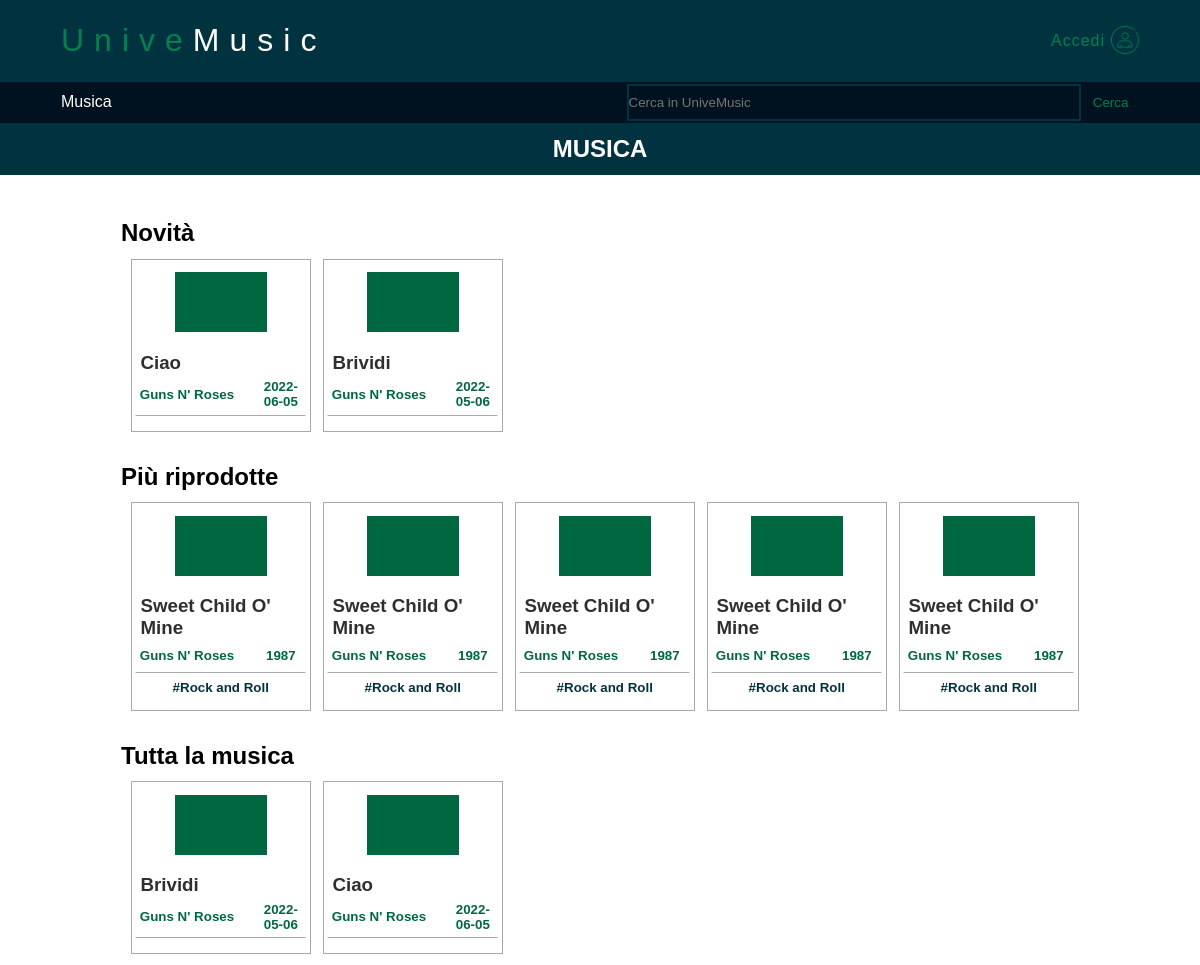
The page / on the database its author committed.
### tables this page shows
CREATE TABLE "Canzoni" (
	"IdCanzone" INTEGER NOT NULL, 
	"Titolo" VARCHAR(32) NOT NULL, 
	"Rilascio" DATE NOT NULL, 
	"Durata" INTEGER NOT NULL, 
	"Colore" VARCHAR(32) NOT NULL, 
	"Lingua" VARCHAR(32) NOT NULL, 
	"IdArtista" INTEGER NOT NULL, 
	PRIMARY KEY ("IdCanzone"), 
	FOREIGN KEY("IdArtista") REFERENCES "Artisti" ("IdUtente") ON DELETE CASCADE ON UPDATE CASCADE
);

### main.py (the view, shortened to what this page needs)
@app.route('/')
def home():
    conn = engine.connect()
    rs = conn.execute('SELECT IdCanzone, Titolo, Rilascio FROM Canzoni')
    all_songs = rs.fetchall()
    rs = conn.execute('SELECT IdCanzone, Titolo, Rilascio FROM Canzoni ORDER BY Rilascio DESC LIMIT 5')
    latest_songs = rs.fetchall()
    most_played_songs = [{'Titolo': "Sweet Child O' Mine", 'Anno': 1987, 'Tag': "#Rock and Roll"},
                         {'Titolo': "Sweet Child O' Mine", 'Anno': 1987, 'Tag': "#Rock and Roll"},
                         {'Titolo': "Sweet Child O' Mine", 'Anno': 1987, 'Tag': "#Rock and Roll"},
                         {'Titolo': "Sweet Child O' Mine", 'Anno': 1987, 'Tag': "#Rock and Roll"},
                         {'Titolo': "Sweet Child O' Mine", 'Anno': 1987, 'Tag': "#Rock and Roll"}] #Implementare query che ritorna le 5 canzoni più riprodotte
    conn.close()
    return render_template("Index.html", all_songs=all_songs, latest_songs=latest_songs, most_played_songs=most_played_songs)

### main.py (called while the page is built)
@app.context_processor
def inject_enumerate():
    return dict(enumerate=enumerate, str=str, len=len)

### templates/Index.html (shortened to what this page needs)
{% extends "Base.html" %}
{% block pagebody %}
        <div id="container2">
            <h2 id="subtitle">MUSICA</h2>
        </div>
        <div id="container3">
            <table class="tabella3">
                <tr><td colspan="5"><h2 class="text-section">Novità</h2></td></tr>
                <tr>
                    {% for i,song in enumerate(latest_songs) %}
                    <td>
                        <table class="tabella4" onmouseover="Select('S2_ID_A_{{i}}', 'S2_ID_B_{{i}}')" onmouseout="Deselect('S2_ID_A_{{i}}', 'S2_ID_B_{{i}}')">
                            <tr><td class="img-cell" colspan="2"><div class="img"></div></td></tr>
                            <tr><td class="manual-title-cell" colspan="2"><h3 class="manual-title">{{song.Titolo}}</h3></td></tr>
                            <tr>
                                <td class="footprint">
                                    <h4 class="footprint-text"> Guns N' Roses </h4>
                                </td>
                                <td class="footprint-anno">
                                    <h5 class="footprint-text-anno"> {{song.Rilascio}} </h5>
                                </td>
                            </tr>
                            <tr>
                                <td colspan="2" class="footprint-hastag" colspan="2" id="S2_ID_A_{{i}}">
                                </td>
                            </tr>
                        </table>
                    </td>
                    {% endfor %}
                </tr>
                <tr><td colspan="5"><h2 class="text-section">Più riprodotte</h2></td></tr>
                <tr>
                    {% for i,song in enumerate(most_played_songs) %}
                    <td>
                        <table class="tabella4" onmouseover="Select('S3_ID_A_{{i}}', 'S3_ID_B_{{i}}')" onmouseout="Deselect('S3_ID_A_{{i}}', 'S3_ID_B_{{i}}')">
                            <tr><td class="img-cell" colspan="2"><div class="img"></div></td></tr>
                            <tr><td class="manual-title-cell" colspan="2"><h3 class="manual-title">{{song.Titolo}}</h3></td></tr>
                            <tr>
                                <td class="footprint">
                                    <h4 class="footprint-text"> Guns N' Roses </h4>
                                </td>
                                <td class="footprint-anno">
                                    <h5 class="footprint-text-anno"> {{song.Anno}} </h5>
                                </td>
                            </tr>
                            <tr>
                                <td colspan="2" class="footprint-hastag" colspan="2" id="S3_ID_A_{{i}}">
                                    <h5 class="footprint-text-hastag"> {{song.Tag}} </h5>
                                </td>
                            </tr>
                        </table>
                    </td>
                    {% endfor %}
                </tr>
                <tr><td colspan="5"><h2 class="text-section">Tutta la musica</h2></td></tr>
                {% for i,song in enumerate(all_songs) %}
                {% if i%5 == 0 %}
                <tr>
                {% endif %}
                    {% if i >= 4 %}
                    <td style="display: none;" class="altri">
                    {% else %}
                    <td>
                    {% endif %}
                        <table class="tabella4" onmouseover="Select('S4_ID_A_{{i}}', 'S4_ID_B_{{i}}')" onmouseout="Deselect('S4_ID_A_{{i}}', 'S4_ID_B_{{i}}')">
                            <tr><td class="img-cell" colspan="2"><div class="img"></div></td></tr>
                            <tr><td class="manual-title-cell" colspan="2"><h3 class="manual-title">{{song.Titolo}}</h3></td></tr>
                            <tr>
                                <td class="footprint">
                                    <h4 class="footprint-text"> Guns N' Roses </h4>
                                </td>
                                <td class="footprint-anno">
                                        <h5 class="footprint-text-anno"> {{song.Rilascio}} </h5>
                                </td>
                            </tr>
                            <tr>
                                <td colspan="2" class="footprint-hastag" colspan="2" id="S4_ID_A_{{i}}">
                                </td>
                            </tr>
                        </table>
                    </td>
                {% endfor %}
                </tr>
            </table>
        </div>
{% endblock%}

### static/stile.css (style rules this page uses)
html { height: 100%; }
body { height: 100%; margin: 0%; border-collapse: collapse; position: relative; }
#container2 { background-color: #00323F; text-align: center; width: 100%; height: auto; }
#subtitle { font-family: sans-serif; color: white; margin: 0%; padding: 1%; }
#container3 { width: 100%; margin-top: 2%; margin-bottom: 2%; }
.tabella3 { width: 80%; margin-left: 10%; margin-top: 0%; border-collapse: collapse; table-layout: fixed; }
.manual-title { font-family: Helvetica; font-weight:bold; margin-top: 5%; margin-left: 3%; margin-bottom: 0%; padding: 0%; color: #2F2F2F; }
.tabella4 { width: 95%; border-collapse: separate; border: 1px solid darkgray; margin-bottom: 5%; margin-top: 0%; margin-left: 5%; margin-right: 0%; padding: 1%; background-color: white; }
.img { width: 60%; height: 60px; margin-left: 20%; background-color: #006840; }
.img-cell { text-align: center; padding: 5%; margin: 0%; }
.manual-title-cell { padding: 0%; }
.footprint { width: 70%; font-family: Helvetica; font-size:smaller; text-align: left; }
.footprint-text { padding: 0%; margin-left: 3%; margin-bottom: 5%; margin-top: 5%; color: #006840; overflow: hidden; text-overflow: ellipsis; white-space: nowrap; }
.footprint-text-anno { font-family: Helvetica; font-size:smaller; padding: 0%; margin-bottom: 5%; margin-top: 5%; color: #006840; text-align: center; }
.text-section { font-family: Helvetica; font-weight:bold; margin-left: 0%; margin-top: 2%; margin-bottom: 1%; padding: 0%; }
.footprint-hastag { border: 1px solid white; border-top: 1px solid darkgray; display: table-cell; color: #00323F; }
.footprint-text-hastag { font-family: Helvetica; font-weight:bold; font-size:smaller; padding: 0%; text-align: center; margin-top: 4%; margin-bottom: 4%; }

### rows shown on the page
Canzoni: Titolo "Ciao", Rilascio "2022-06-05", Titolo "Ciao", Rilascio "2022-06-05"
Canzoni: Titolo "Brividi", Rilascio "2022-05-06", Titolo "Brividi", Rilascio "2022-05-06"

### other values the page prints
{{ song.Titolo }} "Sweet Child O' Mine" "Sweet Child O' Mine" "Sweet Child O' Mine" "Sweet Child O' Mine" "Sweet Child O' Mine"
{{ song.Anno }} "1987" "1987" "1987" "1987" "1987"
{{ song.Tag }} "#Rock and Roll" "#Rock and Roll" "#Rock and Roll" "#Rock and Roll" "#Rock and Roll"
